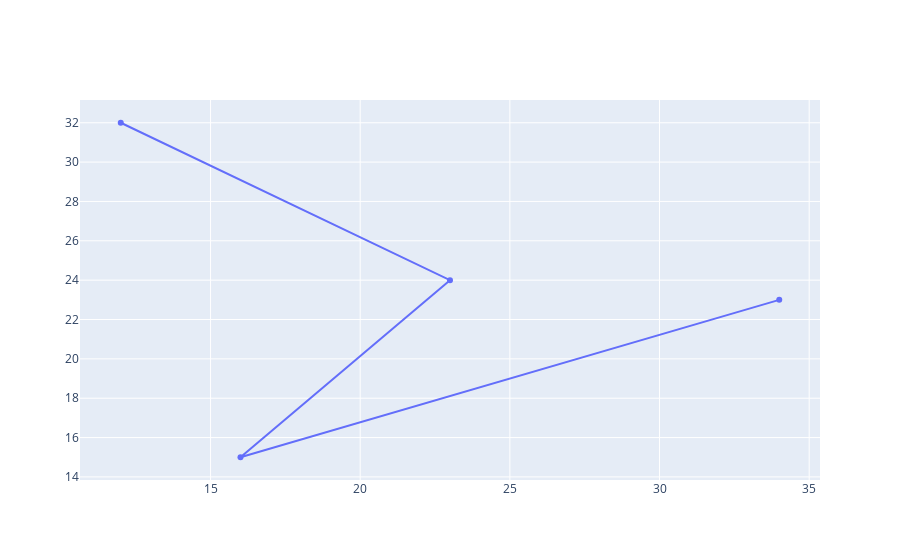

This figure's notebook cell:
### Code cell
x =[12,23,16,34]
y=[32,24,15,23]
trace=go.Scatter(x=x,y=y , mode="markers+lines")
go.Figure(trace)

### Figure 1 — Plotly figure (JSON) as saved in the notebook; plotly's stock layout.template omitted (floating-point values rounded to 4 significant figures)
{"data": [{"mode": "markers+lines", "type": "scatter", "x": [12, 23, 16, 34], "y": [32, 24, 15, 23]}], "layout": {}}
